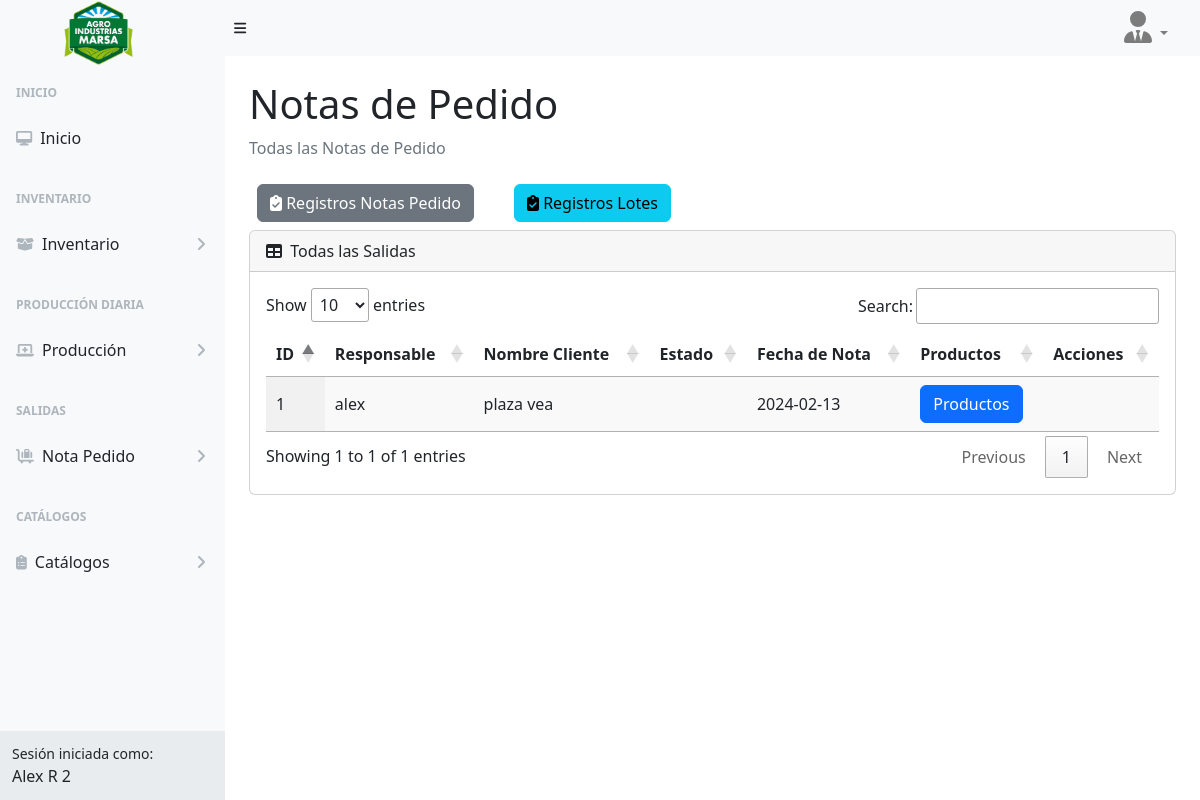
The app's page /verSalidas (signed in), older data.
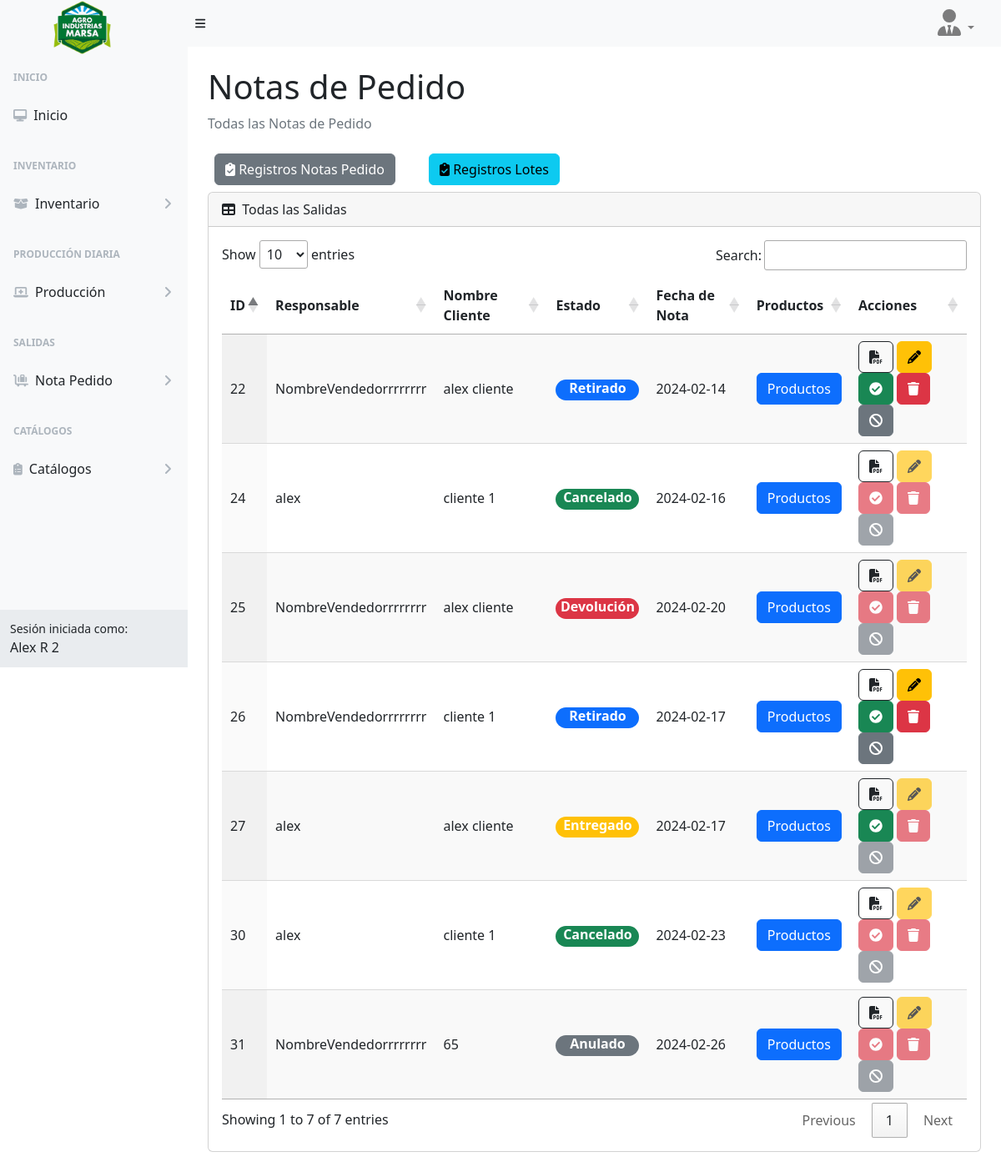
The same page, newer data.
### tables this page shows
CREATE TABLE `tb_notapedido`  (
  `IdNotaP` int NOT NULL AUTO_INCREMENT,
  `IdPer` int NOT NULL,
  `IdRes` int NOT NULL,
  `Observacion` varchar(255) NOT NULL,
  `EstadoNota` int NOT NULL,
  `IdCliente` varchar(25) NOT NULL,
  `DatosProductosNotaPedidoJson` longtext NOT NULL,
  `Total` decimal(10, 2) NOT NULL,
  `FechaNotaPedido` date NULL DEFAULT NULL,
  `FechaDevolucion` date NULL DEFAULT NULL,
  `NroFactura` varchar(150) NULL DEFAULT NULL,
  `DateCreate` datetime NOT NULL,
  `DateUpdate` datetime NOT NULL,
  PRIMARY KEY (`IdNotaP`) USING BTREE,
  INDEX `IdPer`(`IdPer`) USING BTREE,
  CONSTRAINT `tb_notapedido_ibfk_1` FOREIGN KEY (`IdPer`) REFERENCES `tb_personal` (`IdPer`) ON DELETE RESTRICT ON UPDATE RESTRICT
);

CREATE TABLE `tb_personal`  (
  `IdPer` int NOT NULL AUTO_INCREMENT,
  `IdTipoPer` int NOT NULL,
  `dni` int NOT NULL,
  `NombrePer` varchar(255) NOT NULL,
  `ApellidoPer` varchar(255) NOT NULL,
  `TelefonoPer` varchar(12) NOT NULL,
  `DireccionPer` varchar(255) NOT NULL,
  `Estado` int NOT NULL,
  `DateCreate` datetime NOT NULL,
  `DateUpdate` datetime NOT NULL,
  PRIMARY KEY (`IdPer`) USING BTREE,
  INDEX `IdTipoPer`(`IdTipoPer`) USING BTREE,
  CONSTRAINT `tb_personal_ibfk_1` FOREIGN KEY (`IdTipoPer`) REFERENCES `tb_tipopersonal` (`IdTipoPer`) ON DELETE RESTRICT ON UPDATE RESTRICT
);

CREATE TABLE `tb_cliente`  (
  `IdCli` int NOT NULL AUTO_INCREMENT,
  `RucCli` varchar(255) NULL DEFAULT NULL,
  `NombreCli` varchar(255) NOT NULL,
  `CorreoCli` varchar(255) NOT NULL,
  `DireccionCli` varchar(255) NOT NULL,
  `TelefonoCli` int NOT NULL,
  `Estado` int NOT NULL,
  `DateCreate` datetime NOT NULL,
  `DateUpdate` datetime NOT NULL,
  PRIMARY KEY (`IdCli`) USING BTREE
);

### controller/template.controller.php (called while the page is built)
<?php
class TemplateController
{
  static public function ctrTemplate()
  {
    include "view/template.php";
  }
}

### index.php (called while the page is built, shortened)
<?php
require_once "controller/template.controller.php";
require_once "controller/functions.controller.php";
require_once "controller/notaPedido.controller.php";
require_once "model/notaPedido.model.php";
$template = new TemplateController();
$template -> ctrTemplate();

### controller/notaPedido.controller.php (called while the page is built, shortened)
<?php
class NotaPedidoController
{
  public static function ctrGetAllSalidasNotaPe()
  {
    $table = "tb_notapedido";
    $ListNotaPedido = NotaPedidoModel::mdlGetAllSalidasNotaPe($table);
    return $ListNotaPedido;
  }
}

### model/conexion.php (called while the page is built)
<?php
class Conexion
{
  static public function conn()
  {
    $link = new PDO("mysql:host=localhost;dbname=marsa_db","root","");
    $link->exec("set names utf8");
    return $link;
  }
}

### model/notaPedido.model.php (called while the page is built, shortened)
<?php
require_once "conexion.php";
class NotaPedidoModel
{
  public static function mdlGetAllSalidasNotaPe($table)
  {
    $statement = Conexion::conn()->prepare("SELECT np.DatosProductosNotaPedidoJson, np.IdPer, np.IdRes, np.IdNotaP, np.FechaNotaPedido, np.Total, np.EstadoNota,
    per.NombrePer AS NombrePerIdPer,
    per2.NombrePer AS NombrePerIdRes,
      cli.NombreCli AS NombreCliNota,
    cli.RucCli,
    cli.DireccionCli AS DireccionCliNota
  FROM tb_notapedido AS np
  INNER JOIN tb_personal AS per ON np.IdPer = per.IdPer
  INNER JOIN tb_personal AS per2 ON np.IdRes = per2.IdPer
  INNER JOIN tb_cliente AS cli ON np.IdCliente = cli.IdCli
  ORDER BY
  IdNotaP DESC");
    $statement->execute();
    $results = $statement->fetchAll(PDO::FETCH_ASSOC);
    foreach ($results as &$result) {
      if (isset($result['DatosProductosNotaPedidoJson'])) {
        $productsJson = json_decode($result['DatosProductosNotaPedidoJson'], true);
        foreach ($productsJson as &$product) {
          $statement = Conexion::conn()->prepare("
          SELECT NombreProducto
          FROM tb_producto
          WHERE IdProd = :codProduct
        ");
          $statement->bindParam(":codProduct", $product['codProduct'], PDO::PARAM_INT);
          $statement->execute();
          $productResult = $statement->fetch(PDO::FETCH_ASSOC);
        }
      }
    }
    return $results;
  }
}

### view/modules/verSalidas.php (the view, shortened to what the changed rows need)
<div class="sb-sidenav-footer">
  <div class="small">Sesión iniciada como:</div>
  <?php echo $_SESSION["Nombre"] ?>
</div>
</nav>
</div>
<div id="layoutSidenav_content">
  <main>
    <div class="container-fluid px-4">
      <h1 class="mt-4 tituloSalidas">Notas de Pedido</h1>
      <ol class="breadcrumb mb-4">
        <li class="breadcrumb-item active">Todas las Notas de Pedido</li>
      </ol>
      <div class="d-flex m-2 buttonsSalidas">
        <button type="button" class="btn btn-secondary btnAllNotasSalida" id="btnAllNotasSalida" filtro="notasSalida"><i class="fa-solid fa-clipboard-check"></i>
          Registros Notas Pedido
        </button>
        <button type="button" class="btn btn-info btnAllLotes" id="btnAllLotes" filtro="lotes"><i class="fa-solid fa-clipboard-check"></i>
          Registros Lotes
        </button>
      </div>
      <div class="card mb-4">
        <div class="card-header">
          <i class="fas fa-table me-1"></i>
          Todas las Salidas
        </div>
        <div class="card-body">
          <table id="dataTableSalidas" class="display dataTableSalidas" style="width: 100%">
            <thead>
              <tr>
                <th>ID</th>
                <th>Responsable</th>
                <th>Nombre Cliente</th>
                <th>Estado</th>
                <th>Fecha de Nota</th>
                <th>Productos</th>
                <th>Acciones</th>
              </tr>
            </thead>
            <tbody>
              <?php
              $ListNotaPedido = NotaPedidoController::ctrGetAllSalidasNotaPe();
              foreach ($ListNotaPedido as $key => $value) {
                $estado = FunctionsController::ctrGetStateSalidas($value["EstadoNota"]);
                $buttons = FunctionsController::ctrGetButtonsSalidas($value["EstadoNota"], $value["IdNotaP"]);
                echo
                '<tr>
                      <td>' . $value["IdNotaP"] . '</td>
                      <td>' . $value["NombrePerIdPer"] . '</td>
                      <td>' . $value["NombreCliNota"] . '</td>
                      <td>' . $estado . '</td>
                      <td>' . $value["FechaNotaPedido"] . '</td>
                      <td>
                        <button class="btn btn-primary btnMostarProductos" data-products="' . htmlspecialchars($value["DatosProductosNotaPedidoJson"]) . '" codNotaPe="'.$value["IdNotaP"].'">Productos</button>
                      </td>
                      <td>
                        ' . $buttons . '
                      </td>
                    </tr>';
              }
              ?>
            </tbody>
          </table>
        </div>
      </div>
    </div>
  </main>
</div>
</div>

### controller/functions.controller.php (shortened to what the changed rows need)
<?php
class FunctionsController
{
  public static function ctrGetStateSalidas($stateValue)
  {
    if ($stateValue == 1) {
      $state = '<span class="badge rounded-pill bg-primary" style="font-size: 16px; padding: 2px; width: 100px; height: 25px; text-align: center;">Retirado</span>';
    }
    if ($stateValue == 2) {
      $state = '<span class="badge rounded-pill bg-warning" style="font-size: 16px; padding: 2px; width: 100px; height: 25px; text-align: center;">Entregado</span>';
    }
    if ($stateValue == 3) {
      $state = '<span class="badge rounded-pill bg-success" style="font-size: 16px; padding: 2px; width: 100px; height: 25px; text-align: center;">Cancelado</span>';
    }
    if ($stateValue == 4) {
      $state = '<span class="badge rounded-pill bg-danger" style="font-size: 16px; padding: 2px; width: 100px; height: 25px; text-align: center;">Devolución</span>';
    }
    if ($stateValue == 5) {
      $state = '<span class="badge rounded-pill bg-secondary" style="font-size: 16px; padding: 2px; width: 100px; height: 25px; text-align: center;">Anulado</span>';
    }
    return $state;
  }
  public static function ctrGetButtonsSalidas($stateValue, $codNotaPedido)
  {
    if ($stateValue == 1) {
      $buttons = '
        <button class="btn btn-outline-dark btnPrintNotaPedido" codNotaPe="' . $codNotaPedido . '"><i class="fa-solid fa-file-pdf"></i></button>
        <button class="btn btn-warning btnEditNotaPedido" codNotaPe="' . $codNotaPedido . '"><i class="fa-solid fa-pencil"></i></button>
        <button class="btn btn-success btnUpdateNotaRegistrado" codNotaPe="' . $codNotaPedido . '"><i class="fa-solid fa fa-check-circle"></i></button>
        <button class="btn btn-danger btnDeleteNotaPe" codNotaPe="' . $codNotaPedido . '"><i class="fa-solid fa-trash"></i></button>
        <button class="btn btn-secondary btnNullNotaPedido" codNotaPe="' . $codNotaPedido . '"><i class="fa-solid fa-ban"></i></button>
      ';
    }
    if ($stateValue == 2) {
      $buttons = '
        <button class="btn btn-outline-dark btnPrintNotaPedido" codNotaPe="' . $codNotaPedido . '"><i class="fa-solid fa-file-pdf"></i></button>
        <button class="btn btn-warning btnEditNotaPedido" codNotaPe="' . $codNotaPedido . '" disabled><i class="fa-solid fa-pencil"></i></button>
        <button class="btn btn-success btnUpdateNotaCancelado" codNotaPe="' . $codNotaPedido . '"><i class="fa-solid fa fa-check-circle"></i></button>
        <button class="btn btn-danger btnDeleteNotaPe" codNotaPe="' . $codNotaPedido . '" disabled><i class="fa-solid fa-trash"></i></button>
        <button class="btn btn-secondary btnNullNotaPedido" codNotaPe="' . $codNotaPedido . '" disabled><i class="fa-solid fa-ban"></i></button>
      ';
    }
    if ($stateValue == 3) {
      $buttons = '
        <button class="btn btn-outline-dark btnPrintNotaPedido" codNotaPe="' . $codNotaPedido . '"><i class="fa-solid fa-file-pdf"></i></button>
        <button class="btn btn-warning btnEditNotaPedido" codNotaPe="' . $codNotaPedido . '" disabled><i class="fa-solid fa-pencil"></i></button>
        <button class="btn btn-danger btnUpdateNotaVendido" codNotaPe="' . $codNotaPedido . '" disabled><i class="fa-solid fa fa-check-circle"></i></button>
        <button class="btn btn-danger btnDeleteNotaPe" codNotaPe="' . $codNotaPedido . '" disabled><i class="fa-solid fa-trash"></i></button>
        <button class="btn btn-secondary btnNullNotaPedido" codNotaPe="' . $codNotaPedido . '" disabled><i class="fa-solid fa-ban"></i></button>
      ';
    }
    if ($stateValue == 4) {
      $buttons = '
        <button class="btn btn-outline-dark btnPrintNotaPedido" codNotaPe="' . $codNotaPedido . '"><i class="fa-solid fa-file-pdf"></i></button>
        <button class="btn btn-warning btnEditNotaPedido" codNotaPe="' . $codNotaPedido . '" disabled><i class="fa-solid fa-pencil"></i></button>
        <button class="btn btn-danger " codNotaPe="' . $codNotaPedido . '" disabled><i class="fa-solid fa fa-check-circle"></i></button>
        <button class="btn btn-danger btnDeleteNotaPe" codNotaPe="' . $codNotaPedido . '" disabled><i class="fa-solid fa-trash"></i></button>
        <button class="btn btn-secondary btnNullNotaPedido" codNotaPe="' . $codNotaPedido . '" disabled><i class="fa-solid fa-ban"></i></button>
      ';
    }
    if ($stateValue == 5) {
      $buttons = '
        <button class="btn btn-outline-dark btnPrintNotaPedido" codNotaPe="' . $codNotaPedido . '"><i class="fa-solid fa-file-pdf"></i></button>
        <button class="btn btn-warning btnEditNotaPedido" codNotaPe="' . $codNotaPedido . '" disabled><i class="fa-solid fa-pencil"></i></button>
        <button class="btn btn-danger " codNotaPe="' . $codNotaPedido . '" disabled><i class="fa-solid fa fa-check-circle"></i></button>
        <button class="btn btn-danger btnDeleteNotaPe" codNotaPe="' . $codNotaPedido . '" disabled><i class="fa-solid fa-trash"></i></button>
        <button class="btn btn-secondary btnNullNotaPedido" codNotaPe="' . $codNotaPedido . '" disabled><i class="fa-solid fa-ban"></i></button>
      ';
    }
    return $buttons;
  }
}

Row changes from the older to the newer data that the page shows:
removed tb_notapedido: IdNotaP "1", IdPer.NombrePer "alex", IdCliente.NombreCli "plaza vea", FechaNotaPedido "2024-02-13"
added tb_notapedido: IdNotaP "31", IdPer.NombrePer "NombreVendedorrrrrrrr", IdCliente.NombreCli "65", EstadoNota "Anulado", FechaNotaPedido "2024-02-26"
added tb_notapedido: IdNotaP "30", IdPer.NombrePer "alex", IdCliente.NombreCli "cliente 1", EstadoNota "Cancelado", FechaNotaPedido "2024-02-23"
added tb_notapedido: IdNotaP "27", IdPer.NombrePer "alex", IdCliente.NombreCli "alex cliente", EstadoNota "Entregado", FechaNotaPedido "2024-02-17"
added tb_notapedido: IdNotaP "26", IdPer.NombrePer "NombreVendedorrrrrrrr", IdCliente.NombreCli "cliente 1", EstadoNota "Retirado", FechaNotaPedido "2024-02-17"
added tb_notapedido: IdNotaP "25", IdPer.NombrePer "NombreVendedorrrrrrrr", IdCliente.NombreCli "alex cliente", EstadoNota "Devolución", FechaNotaPedido "2024-02-20"
added tb_notapedido: IdNotaP "24", IdPer.NombrePer "alex", IdCliente.NombreCli "cliente 1", EstadoNota "Cancelado", FechaNotaPedido "2024-02-16"
added tb_notapedido: IdNotaP "22", IdPer.NombrePer "NombreVendedorrrrrrrr", IdCliente.NombreCli "alex cliente", EstadoNota "Retirado", FechaNotaPedido "2024-02-14"
Text that changed along with them:
text written by a page script: "Show entries Search: Showing 1 to 1 of 1 entries Previous 1 Next" → "Show entries Search: Showing 1 to 7 of 7 entries Previous 1 Next"
